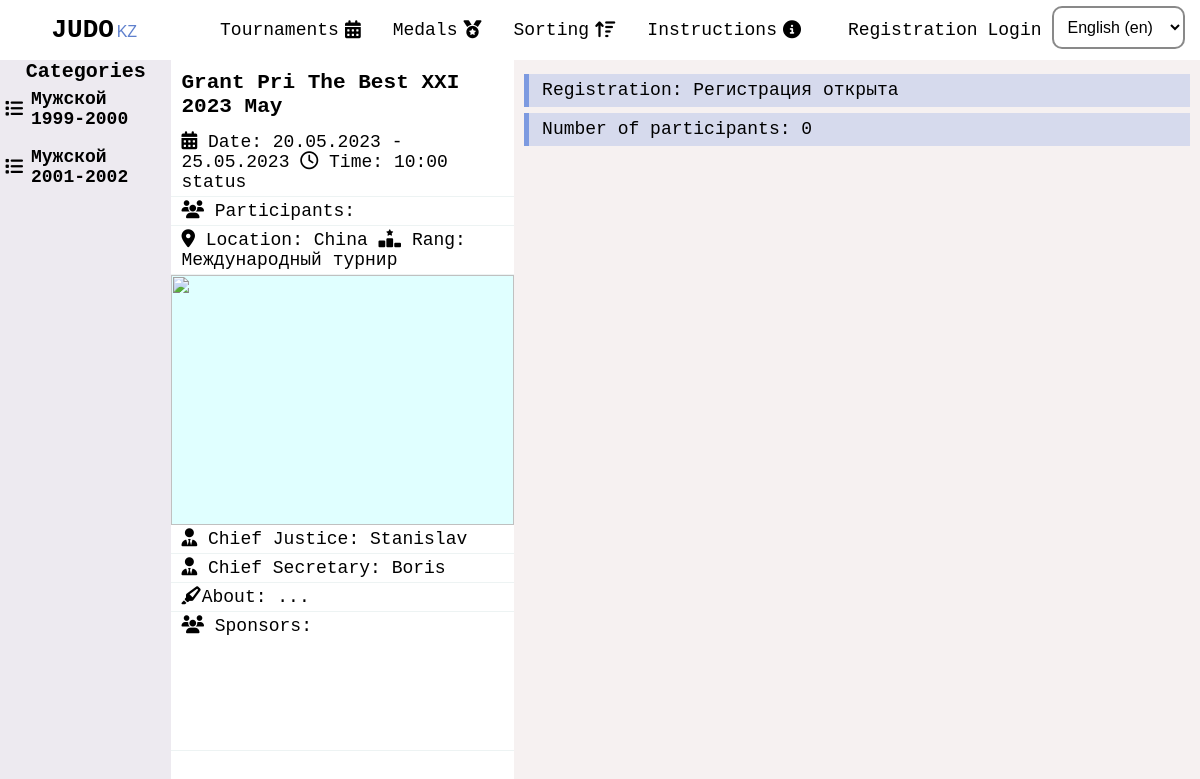
Screenshot of /en/tournaments/grant-pri-the-best-xxi-2023-may/ with the database file from the repository.
### base/models.py (models this page shows, shortened)
class WeightCategory(models.Model):
   GENDER = (
      ('Мужской', 'Мужской'),
      ('Женский', 'Женский')
   )
   tournament = models.ForeignKey(Tournament, on_delete=models.CASCADE, blank=True)
   weight = models.ManyToManyField(Weight, default=[])
   year = models.CharField(max_length=20, blank=True)
   gender = models.CharField(max_length=20, blank=True, choices=GENDER)

class Tournament(models.Model):
   RANGS = (
      ('Клубный', 'Клубный'),
      ('Городской', 'Городской'),
      ('Областной', 'Областной'),
      ('Региональный', 'Региональный'),
      ('Республиканский', 'Республиканский'),
      ('Чемпионат РК', 'Чемпионат РК'),
      ('Международный турнир', 'Международный турнир'),
   )
   CREDIT_TYPE = (
      ('личный', 'личный'),
      ('командный', 'командный')
   )
   STATUS = (
      ('Регистрация открыта', 'Регистрация открыта'),
      ('Регистрация завершенa', 'Регистрация завершенa'),
   )
   user = models.ForeignKey(User, on_delete=models.CASCADE, default=None)
   title = models.CharField(max_length=100)
   slug = models.SlugField(max_length=100, unique=True)
   logo = models.ImageField(upload_to='tournament_logo', blank=True)
   logos = models.ManyToManyField(Logos, default=[], blank=True, related_name='logos')
   about = models.TextField(max_length=1000, blank=True)
   rang = models.CharField(max_length=40,choices=RANGS, blank=True)
   place = models.CharField(max_length=100, blank=True)
   startData = models.CharField(max_length=100, blank=True)
   finishData = models.CharField(max_length=100, blank=True)
   startTime = models.CharField(max_length=10, blank=True)
   credit = models.CharField(max_length=100, blank=True, choices=CREDIT_TYPE)
   tatamis_count = models.CharField(default=0, blank=True, max_length=2)
   participants = models.ManyToManyField(Participant, default=[], blank=True)
   sponsors = models.ManyToManyField(Sponsors, blank=True, default=[], related_name='sponsors')
   chiefJustice = models.CharField(max_length=200, blank=True)
   chiefSecretary = models.CharField(max_length=200, blank=True)
   status = models.CharField(max_length=40, choices=STATUS, default='Регистрация_открыта')
   public = models.BooleanField(default=True)
   created = models.DateTimeField(auto_now_add=True)
   updated = models.DateTimeField(auto_now=True)
   class Meta:
      ordering = ['-updated', '-created']

### base/views/tournaments.py (the view)
# urls.py: path('tournaments/<str:slug>/', tournaments.tournamet_show, name='tournamet_show' ),
def tournamet_show(request, slug):
   tournament = get_object_or_404(Tournament, slug=slug)
   person_count = 0
   context = {
      'tournament': tournament,
   }
   return render(request, 'base/tournaments/show_tournament.html', context)

### base/templates/base/tournaments/show_tournament.html (shortened to what this page needs)
{% include 'main.html' %}
{% load static i18n %}
{% block title %}
<link rel="stylesheet" href="{% static 'css/tournaments/tournament_show.css' %}">
{% endblock title %}
{% block content %}
<div class="tournament">
   <div class="tournament__menu">
      <a class="tournament__weight__category__link" href="{% url 'base:tournamet_show' tournament.slug %}">
         {% trans 'Categories' %}
      </a>
      {% for weight_category in tournament.weightcategory_set.all  %}
         <a class="tournament__weight__category">
            <i class="fa-solid fa-list"></i>
            <h4>{{weight_category.gender}} {{weight_category.year}}</h4>
         </a>
      {% endfor %}
   </div>
   <div class="tournament__left">
      <h3>{{ tournament.title }}</h3>
      <p>
         <i class="fa-solid fa-calendar-days"></i>
         {% trans 'Date' %}: {{tournament.startData}} - {{tournament.finishData}}
         <i class="fa-regular fa-clock"></i>
         {% trans 'Time' %}: {{tournament.startTime}}
         {% trans 'status' %}
      </p>
      <p>
         <i class="fa-solid fa-users"></i> {% trans 'Participants' %}: {{person_count }}
      </p>
      <p>
         <i class="fa-solid fa-location-dot"></i> {% trans 'Location' %}: {{tournament.place}}
         <i class="fa-solid fa-ranking-star"></i> {% trans 'Rang' %}: {{tournament.rang}}
      </p>
      <div class="slider">
         <button id="slider__left" >
         </button>
         <img src="" alt="" id="slider__gallery">
         <button id="slider__right">
         </button>
      </div>
      <p>
         <i class="fa-solid fa-user-tie"></i> {% trans 'Chief Justice' %}: {{ tournament.chiefJustice}}
      </p>
      <p>
         <i class="fa-solid fa-user-tie"></i> {% trans 'Chief Secretary' %}: {{ tournament.chiefSecretary }}
      </p>
      <p>
         <i class="fa-solid fa-highlighter"></i>{% trans 'About' %}: {{tournament.about}}
      </p>
      <p class="tournament__sponsors">
         <span>
            <i class="fa-solid fa-users"></i>
            {% trans 'Sponsors' %}: </span>
      </p>
   </div>
   <div class="tournament__right">
      <div class="tournament__right__participants">{% trans 'Registration' %}:  {{tournament.status}}</div>
      <div class="tournament__right__participants">{% trans 'Number of participants' %}:  0</div>
   </div>
</div>
{% endblock content %}

### static/css/styles.css (style rules this page uses)
* { box-sizing: border-box; padding: 0; margin: 0; text-decoration: none; outline: none; }
body { background-color: var(--white); color: var(--black); font-size: 18px; font-family: monospace; overflow-x: hidden; }
img { object-fit: cover; }
a { color: black }

### static/css/tournaments/tournament_show.css (style rules this page uses)
.tournament { width: 100%; display: grid; grid-template-columns: .5fr 1fr 2fr; }
.tournament__menu { background-color: rgb(87, 127, 220, .06); min-height: 94vh; padding-bottom: 20%; width: 100%; }
.tournament__menu h4 { padding: 6px 0; }
.tournament__weight__category { display: flex; gap: 8px; align-items: center; }
.tournament__weight__category { margin-bottom: 6px; transition: all .3s linear; cursor: pointer; padding: 0 5px; }
.tournament__left { background-color: white; height: 100%; min-height: 94vh; padding-bottom: 20%; }
.tournament__left h3 { padding: 10px; }
.tournament__left p { background-color: white; padding: 4px 10px; border-bottom: 1px solid rgb(79, 138, 139, .1) ; }
.tournament__weight__category__link { font-size: 20px; padding: 10px 15%; font-weight: bold; }
.slider { display: flex; justify-content: center; align-items: center; position: relative; width: 100%; height: 250px; }
#slider__gallery { width: 100%; object-fit: cover; background-color: lightcyan; height: 100%; opacity: 1; transition: all .3s linear; }
.slider button { display: block; content: ""; position: absolute; padding: 20px; background-color: transparent; border-radius: 100%; border: none; }
#slider__left { left: -2%; }
#slider__right { right: -2%; }
.tournament__sponsors { display: flex; justify-content: start; align-items: start; width: 100%; flex-wrap: wrap; gap: 10px }
.tournament__sponsors span { width: 100%; }
.tournament__right { padding: 14px 10px; }
.tournament__right__participants { width: 100%; background-color: rgb(87, 127, 220, .2); padding: .4rem .8rem; border-left: 5px solid rgb(87, 127, 220, .7); margin-bottom: 6px; }

### static/css/variables.css (style rules this page uses)
:root { --white: #F6F1F1; --lightblue: #577fdc; --gold: #FBD46D; --black: #000000; }

### rows the page displays
WeightCategory: gender "Мужской", year "1999-2000"
WeightCategory: gender "Мужской", year "2001-2002"
Tournament: title "Grant Pri The Best XXI 2023 May", startData "20.05.2023", finishData "25.05.2023", startTime "10:00", place "China", rang "Международный турнир", chiefJustice "Stanislav", chiefSecretary "Boris", about "...", status "Регистрация открыта"

### other values shown
form field language "English (en)"
